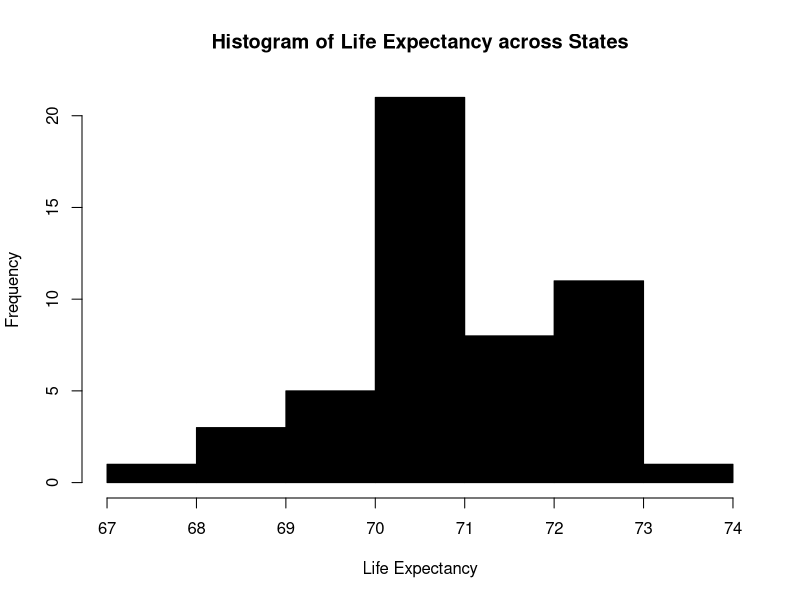
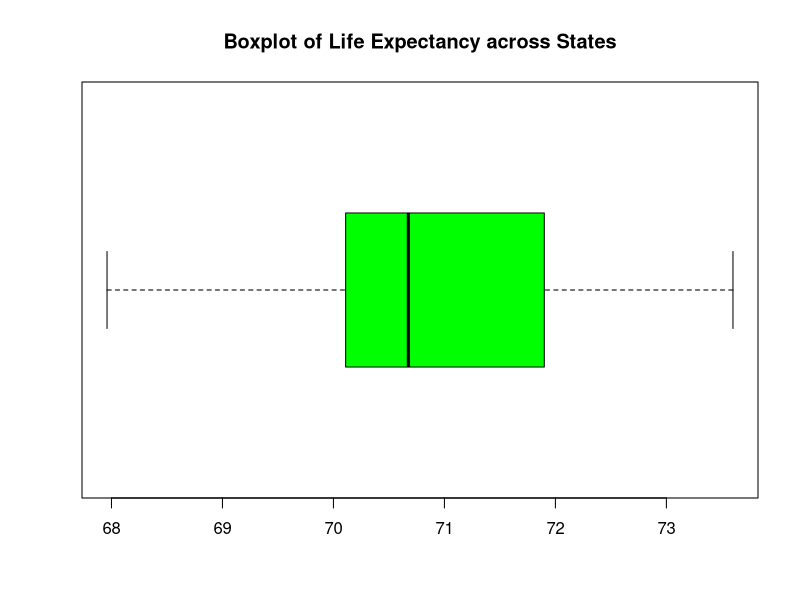
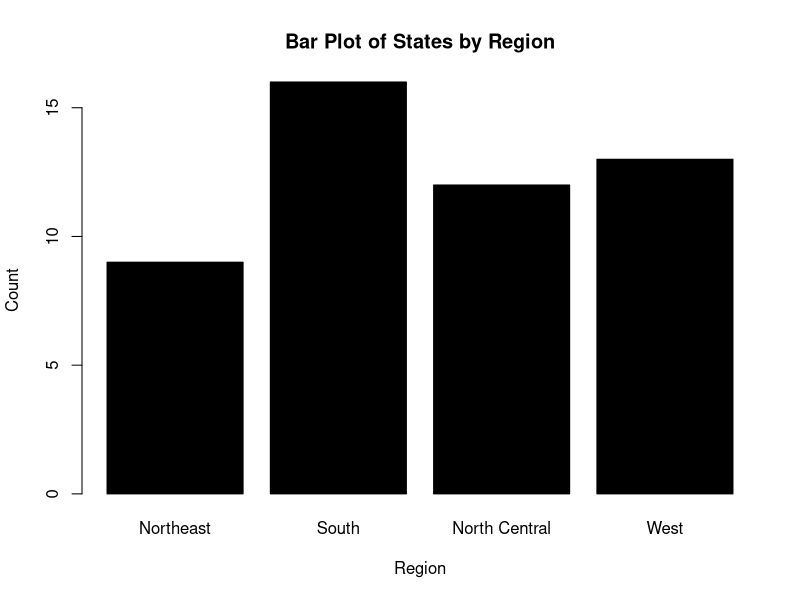
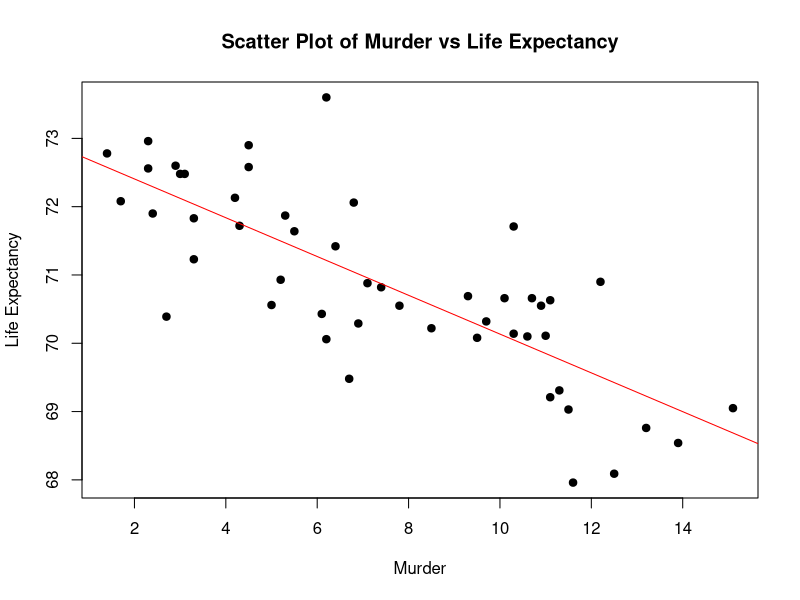
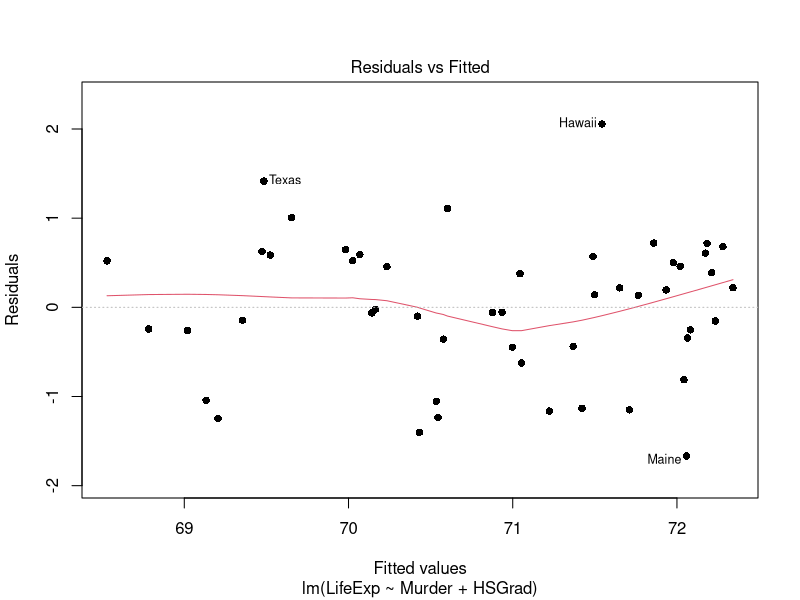
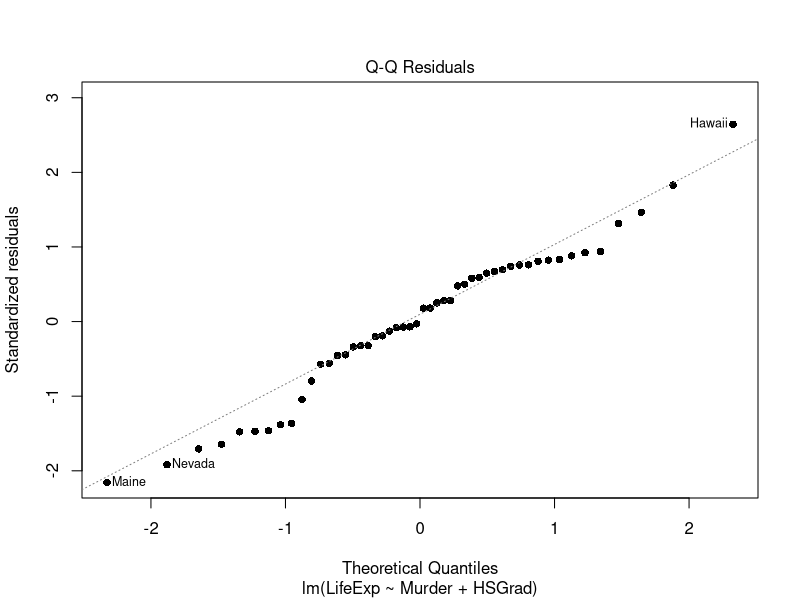
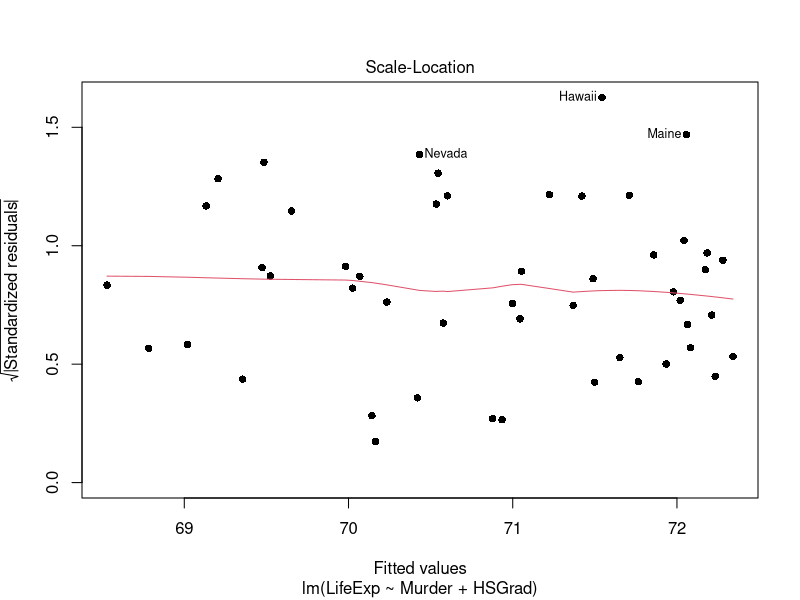
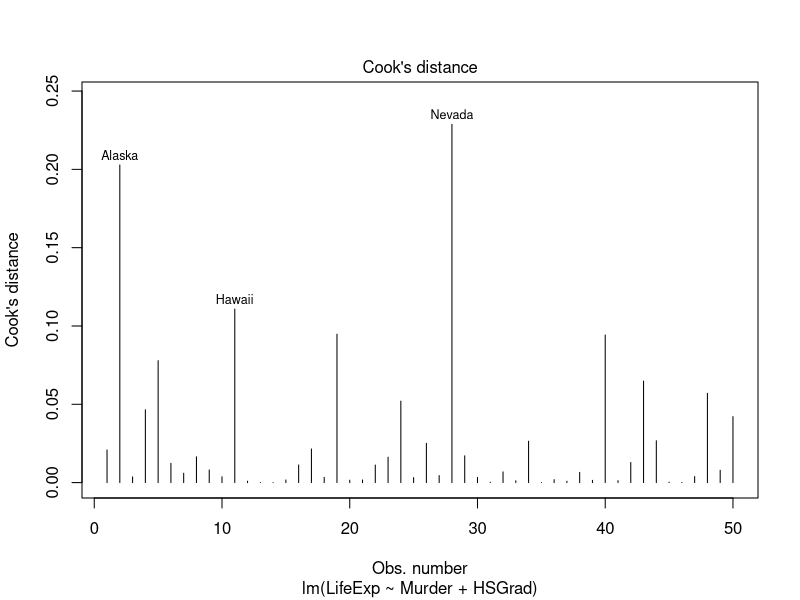

R code for these plots, in order:
# Loading the state dataset
data("state")

# Combine state.abb (abbreviations), state.name, and other numeric data into a data frame
state_data <- data.frame(
  Abbreviation = state.abb,
  State = state.name,
  Region = state.region,
  Population = state.x77[, "Population"],
  Income = state.x77[, "Income"],
  Illiteracy = state.x77[, "Illiteracy"],
  LifeExp = state.x77[,"Life Exp"],
  Murder = state.x77[,"Murder"],
  HSGrad = state.x77[,"HS Grad"],
  Area = state.x77[,"Area"],
  Frost = state.x77[, "Frost"]
)

# 1. Data Overview
# Display structure and dimensions of the dataset
str(state_data)
cat("\nNumber of observations:", nrow(state_data), "\n")
cat("Number of variables:", ncol(state_data), "\n\n")

# 2. Summary Statistics for a numerical variable (e.g., Life Expectancy)
summary_stats <- function(var) {
  cat("Summary Statistics for", var, "\n")
  cat("Mean:", mean(state_data[[var]], na.rm = TRUE), "\n")
  cat("Median:", median(state_data[[var]], na.rm = TRUE), "\n")
  cat("Standard Deviation:", sd(state_data[[var]], na.rm = TRUE), "\n")
  cat("Minimum:", min(state_data[[var]], na.rm = TRUE), "\n")
  cat("Maximum:", max(state_data[[var]], na.rm = TRUE), "\n")
}
summary_stats("LifeExp")  # Use Life Expectancy column for analysis

# 3. Distribution Visualization (e.g., Life Expectancy)
# Histogram for Life Expectancy
par(mfrow = c(1, 1))
hist(state_data$LifeExp, breaks = 5, col = "black", xlab = "Life Expectancy", 
     main = "Histogram of Life Expectancy across States")
# Boxplot for Life Expectancy
par(mfrow = c(1, 1))
boxplot(state_data$LifeExp, horizontal = TRUE, col = "green", main = "Boxplot of Life Expectancy across States")

# 4. Categorical Variable Analysis (e.g., Region)
# Bar plot for Region (categorical variable)
par(mfrow = c(1, 1))
barplot(table(state_data$Region), col = "black", main = "Bar Plot of States by Region", 
        xlab = "Region", ylab = "Count")

# 5. Correlation Analysis (e.g., Murder and Life Expectancy)
correlation <- cor(state_data$Murder, state_data$LifeExp, use = "complete.obs")
cat("\nPearson Correlation between Murder and Life Expectancy:", correlation, "\n")

# 6. Scatter Plot Visualization
par(mfrow = c(1, 1))
plot(state_data$Murder, state_data$LifeExp, main = "Scatter Plot of Murder vs Life Expectancy",
     xlab = "Murder", ylab = "Life Expectancy", pch = 19, col = "black")
abline(lm(state_data$LifeExp ~ state_data$Murder), col = "red")  # Add regression line

# 7. Multiple Regression
# Fit a linear regression model predicting Life Expectancy using Murder and HS Grad
model <- lm(LifeExp ~ Murder + HSGrad, data = state_data)
print(summary(model))

# 8. Model Diagnostics
# Plot the residuals of the regression model
# Plot the residuals vs fitted values
par(mfrow = c(1, 1))  # Ensure only one plot is shown
plot(model, which = 1, pch = 16)  # Residuals vs Fitted with solid dots

# Plot the Normal Q-Q plot
par(mfrow = c(1, 1))  # Ensure only one plot is shown
plot(model, which = 2, pch = 16)  # Normal Q-Q with solid dots

# Plot the Scale-Location plot
par(mfrow = c(1, 1))  # Ensure only one plot is shown
plot(model, which = 3, pch = 16)  # Scale-Location with solid dots

# Plot the Cook's distance plot
par(mfrow = c(1, 1))  # Ensure only one plot is shown
plot(model, which = 4, pch = 16)  # Cook's distance with solid dots

# 9. Principal Component Analysis (PCA)
# Perform PCA on numerical variables only (Population, Income, Illiteracy, LifeExp, Murder, HSGrad, Area and Frost)
numerical_data <- state_data[, c("Population", "Income", "Illiteracy", "LifeExp", "Murder", "HSGrad", "Area", "Frost")]
pca <- prcomp(numerical_data, scale. = TRUE)
summary(pca)

# 10. PCA Interpretation
# Calculate the percentage of variance explained by each principal component
explained_variance <- summary(pca)$importance[2,]  # Extracting the proportion of variance explained

# Plot the scree plot (Explained variance)
par(mfrow = c(1, 1))
plot(explained_variance * 100, type = "b", 
     xlab = "Principal Component", 
     ylab = "Variance Explained (%)", 
     main = "Scree Plot with Variance Explained in Percentage",
     pch = 16, col = "black")

# Biplot for PCA interpretation
par(mfrow = c(1, 1))
biplot(pca, main = "PCA Biplot of State Data", cex=0.7, xlabs=rep("", nrow(state_data)), xlim=c(-0.4,0.4), ylim=c(-0.2, 0.2))